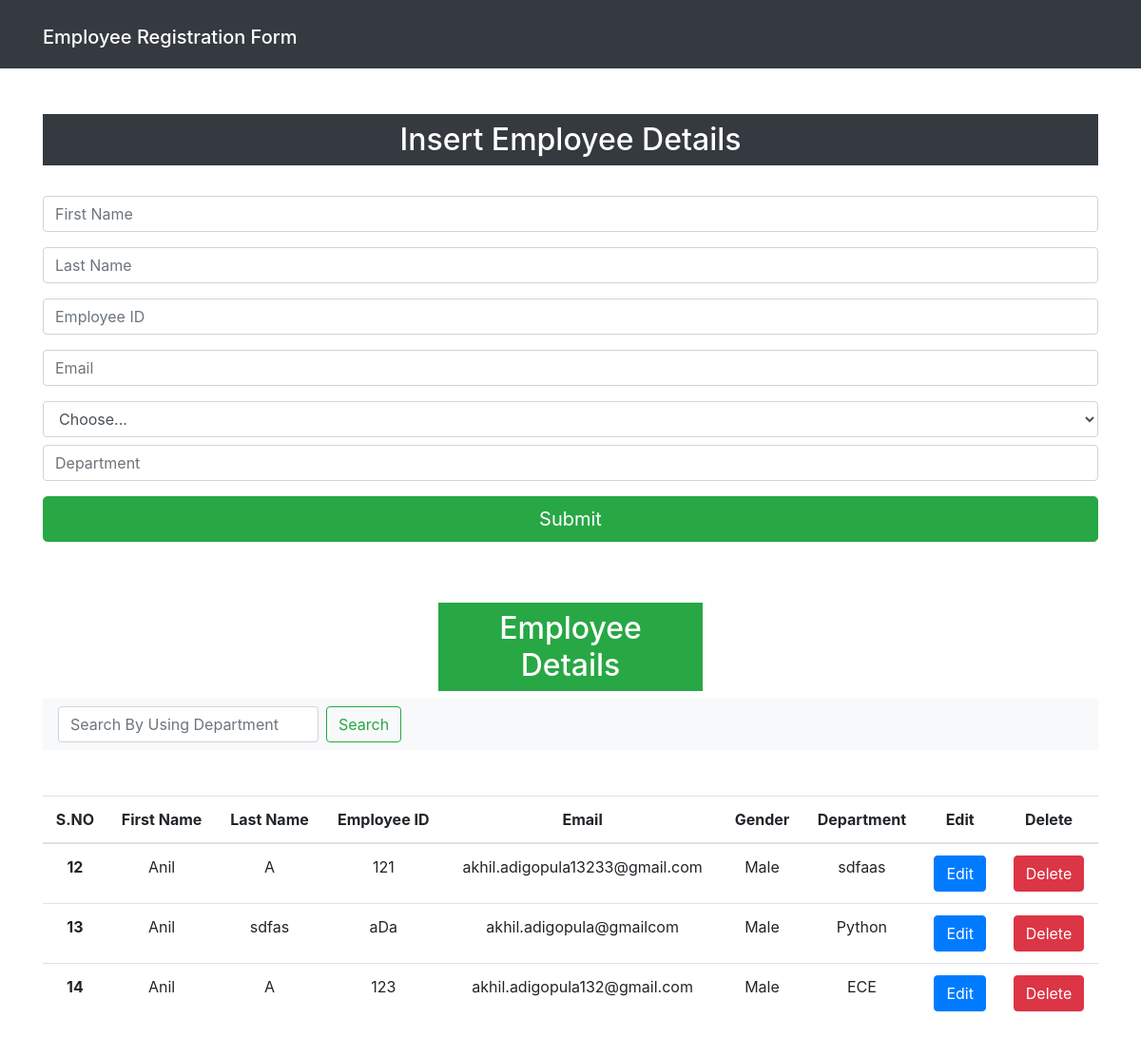
The page / on the database its author committed.
### Employee_Details/models.py (models this page shows, shortened)
class Employee(models.Model):
    first_name = models.CharField(max_length=25, blank=False, null=False)
    last_name = models.CharField(max_length=25, blank=False, null=False)
    emp_id = models.CharField(max_length=25, blank=False, null=False)
    email = models.EmailField()
    gender = models.CharField(max_length=25, blank=False, null=False)
    department = models.CharField(max_length=25, blank=False, null=False)

### Employee_Details/views.py (the view)
# urls.py: path('',views.index,name="index"),
def index(request):
    search_query=request.GET.get('department','')
    if search_query:
        data=Employee.objects.filter(department__icontains = search_query)
    else:
        data=Employee.objects.all()
        context={"data":data}
    return render(request,"index.html",{'data':data,'search_query':search_query})

### templates/index.html (shortened to what this page needs)
<!doctype html>
<html lang="en">
  <head>
    <link rel="stylesheet" href="https://cdn.jsdelivr.net/npm/bootstrap@4.4.1/dist/css/bootstrap.min.css">
  </head>
  <body>
    <nav class="navbar navbar-expand-lg navbar-dark bg-dark">
        <div class="container">
          <h1><a class="navbar-brand" href="/">Employee Registration Form</a></h1>
        </div>
      </nav>
      <div class="container mt-5 text-center">
        <div class="row">
            <div class="col-md-12">
                <h2 class="text-white bg-dark text-center p-2">Insert Employee Details</h2>
                <br>
                <form action="/insert" method='post'> {% csrf_token %}
                    <div class="form-group">
                        <input class='form-control' type="text" placeholder='First Name' name='first_name' required>
                    </div>
                    <div class="form-group">
                        <input class='form-control mt-2' type="text" placeholder='Last Name' name='last_name' required>
                    </div>
                    <div class="form-group">
                        <input class='form-control mt-2' type="text" placeholder='Employee ID' name='emp_id' required>
                    </div>
                    <div class="form-group">
                        <input class='form-control mt-2' type="email" placeholder='Email' name='email' required>
                    </div>
                    <div class="form-group">
                        <select id="gender" class="form-control mt-2" name='gender' required>
                          <option selected>Choose...</option>
                        </select>
                    <div class="form-group">
                        <input class='form-control mt-2' type="text" placeholder='Department' name='department' required>
                    </div>
                    <button type="submit" class="btn btn-success btn-lg btn-block">Submit</button>
                </form>
            </div>
        </div>
      </div>
      <h2 class="text-white bg-success text-center p-2 col-md-3 mx-auto mt-5">Employee Details</h2>
      <nav class="navbar navbar-light bg-light">
        <form class="form-inline" method='get'>
          <input class="form-control mr-sm-2" type="search" name='department' value="{{ search_query }}" placeholder="Search By Using Department" aria-label="Search">
          <button class="btn btn-outline-success my-2 my-sm-0" type="submit">Search</button>
        </form>
      </nav>
      <table class="table w-100 mt-5">
        <thead class="">
          <tr>
            <th scope="col">S.NO</th>
            <th scope="col">First Name</th>
            <th scope="col">Last Name</th>
            <th scope="col">Employee ID</th>
            <th scope="col">Email</th>
            <th scope="col">Gender</th>
            <th scope="col">Department</th>
            <th scope="col">Edit</th>
            <th scope="col">Delete</th>
          </tr>
        </thead>
        <tbody>
            {% for d in data %}
          <tr>
            <th scope="row">{{d.id}}</th>
            <td>{{d.first_name}}</td>
            <td>{{d.last_name}}</td>
            <td>{{d.emp_id}}</td>
            <td>{{d.email}}</td>
            <td>{{d.gender}}</td>
            <td>{{d.department}}</td>
            <td><a type="button" href='/update/{{d.id}}' class="btn btn-primary">Edit</a></td>
            <td><a type="button" href='/delete/{{d.id}}' class="btn btn-danger">Delete</a></td>
          </tr>
          {% endfor %}
        </tbody>
      </table>
  </body>
</html>

### rows shown on the page
Employee: id "12", first_name "Anil", last_name "A", emp_id "121", email "akhil.adigopula13233@gmail.com", gender "Male", department "sdfaas"
Employee: id "13", first_name "Anil", last_name "sdfas", emp_id "aDa", email "akhil.adigopula@gmailcom", gender "Male", department "Python"
Employee: id "14", first_name "Anil", last_name "A", emp_id "123", email "akhil.adigopula132@gmail.com", gender "Male", department "ECE"
